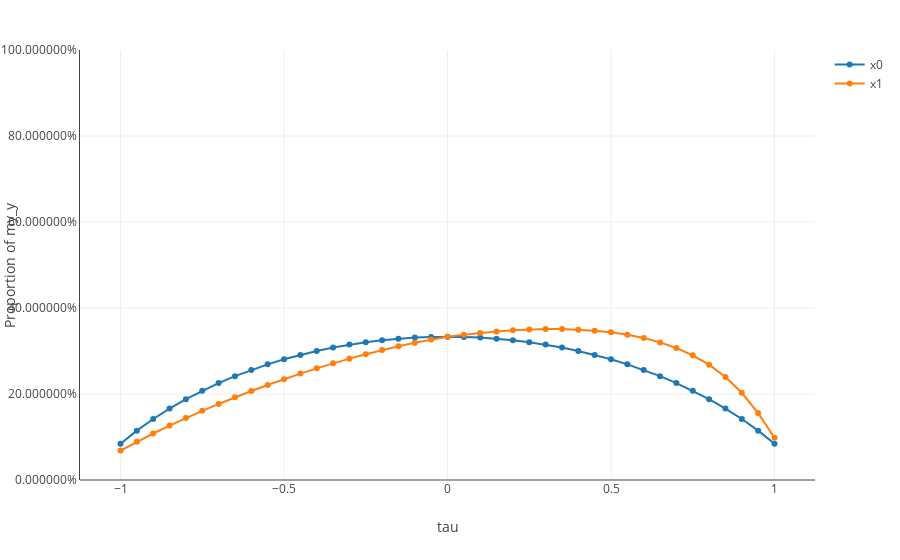

Notebook code cell kept with this figure:
### Code cell
explainer.plot_predictions(X, pd.Series([0, 1, 0], name="my_y"), inline=True)
